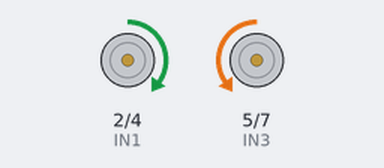
A sketch run on a simulated Arduino Uno, built with avr-gcc and run on an emulated ATmega328P. Parts: motor-driver pin pairs drawn as motors (green arrow = first pin HIGH = forward, orange = second pin HIGH = backward, longer = more drive, scaled by the enable pin).

Above: at 0.1 s.
At 2.1 s:
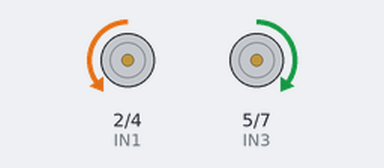
At 3.6 s:
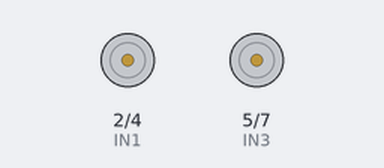
Timing chart, 0 to 5.1 s (numbered marks = the images above):
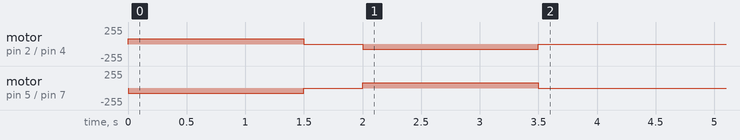

The sketch:

motor_testing.ino
```cpp
#define ENA 3 // Speed control for Motor 1
#define ENB 6 // Speed control for Motor 2
#define IN1 2 // Motor 1 direction control
#define IN2 4 // Motor 1 direction control
#define IN3 5 // Motor 2 direction control
#define IN4 7 // Motor 2 direction control

void setup() {
  pinMode(ENA, OUTPUT);
  pinMode(ENB, OUTPUT);
  pinMode(IN1, OUTPUT);
  pinMode(IN2, OUTPUT);
  pinMode(IN3, OUTPUT);
  pinMode(IN4, OUTPUT);

  // Test Right Turn
  digitalWrite(IN1, HIGH); // Left motor forward
  digitalWrite(IN2, LOW);
  digitalWrite(IN3, LOW);  // Right motor backward or stop
  digitalWrite(IN4, HIGH);
  analogWrite(ENA, 80); // Set speed
  analogWrite(ENB, 80);
  delay(1500);

  // Stop
  digitalWrite(IN1, LOW);
  digitalWrite(IN2, LOW);
  digitalWrite(IN3, LOW);
  digitalWrite(IN4, LOW);
  analogWrite(ENA, 0);
  analogWrite(ENB, 0);
  delay(500);

  // Test Left Turn
  digitalWrite(IN1, LOW);  // Left motor backward or stop
  digitalWrite(IN2, HIGH);
  digitalWrite(IN3, HIGH); // Right motor forward
  digitalWrite(IN4, LOW);
  analogWrite(ENA, 80); // Set speed
  analogWrite(ENB, 80);
  delay(1500);

  // Stop
  digitalWrite(IN1, LOW);
  digitalWrite(IN2, LOW);
  digitalWrite(IN3, LOW);
  digitalWrite(IN4, LOW);
  analogWrite(ENA, 0);
  analogWrite(ENB, 0);
  delay(500);
}

void loop() {
  // Empty loop
}
```
